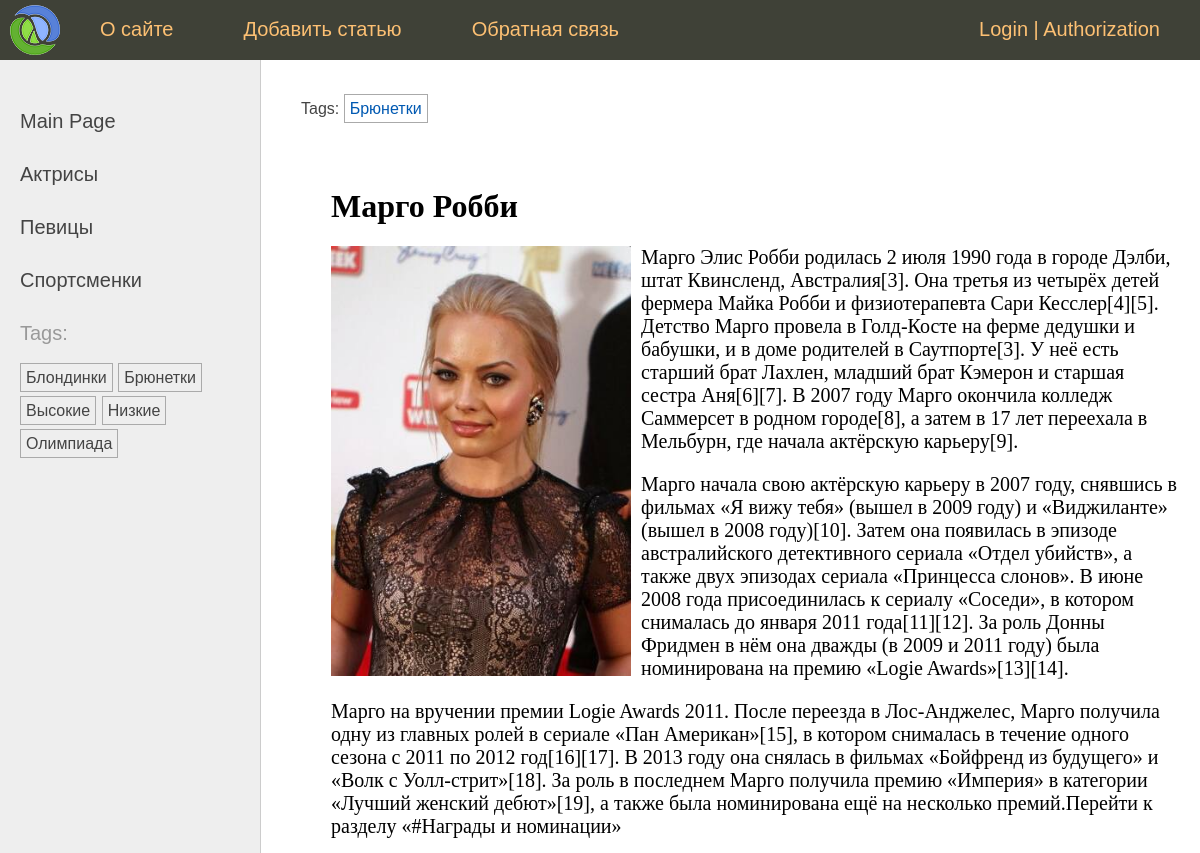
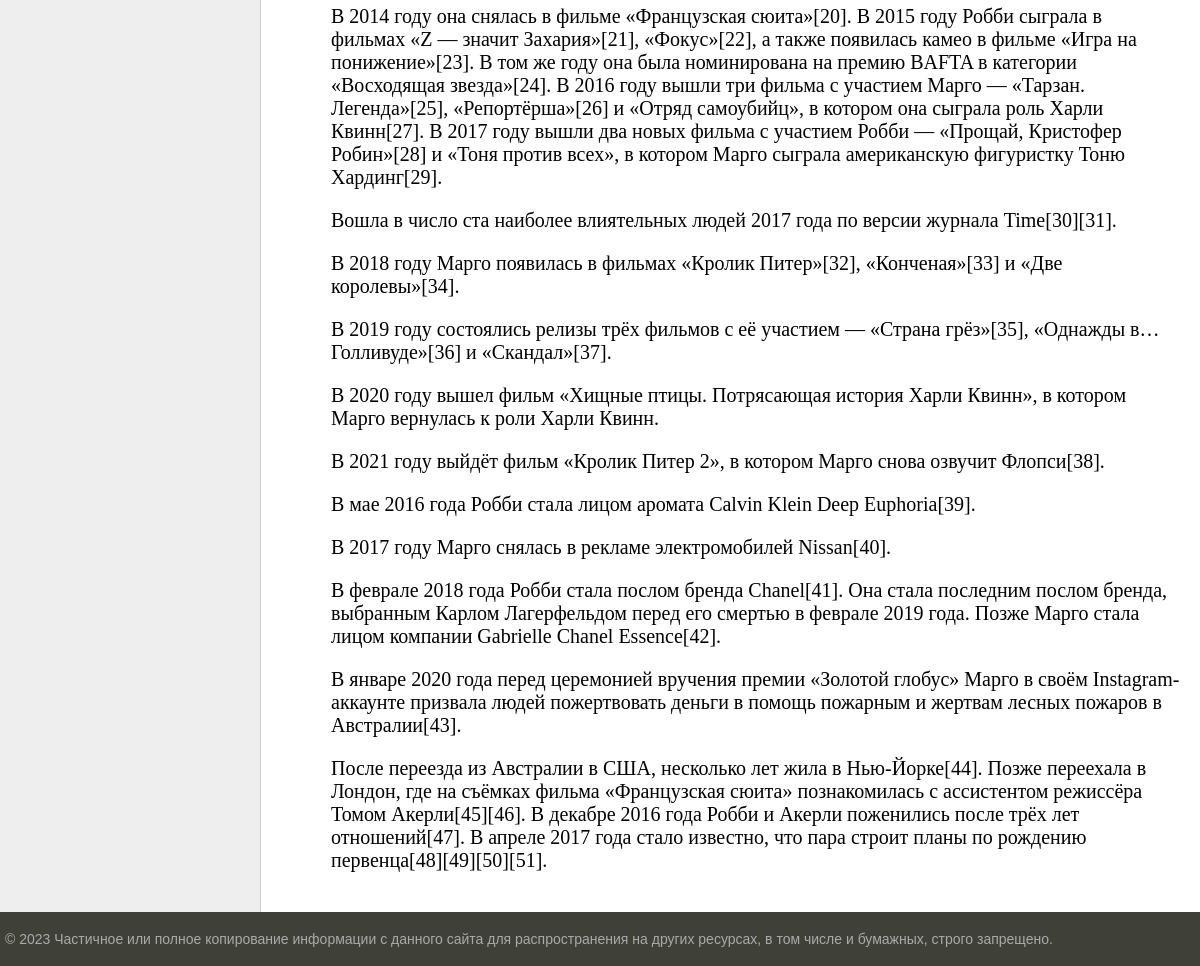
The page /post/margo-robbi/ on the database its author committed (2 pictures, top to bottom).
### man/models.py (models this page shows, shortened)
class Category(models.Model):
    name = models.CharField(max_length=100, db_index=True, verbose_name='category')
    slug = models.SlugField(max_length=255, unique=True, db_index=True)
    class Meta:
        verbose_name = 'CATEGORY'
        verbose_name_plural = 'CATEGORIES'
    def get_absolute_url(self):
        return reverse('category', kwargs={'cat_slug': self.slug})

class TagPost(models.Model):
    tag = models.CharField(max_length=100, db_index=True)
    slug = models.SlugField(max_length=255, unique=True, db_index=True)
    def get_absolute_url(self):
        return reverse('tag', kwargs={'tag_slug': self.slug})

class Man(models.Model):
    class Status(models.IntegerChoices):
        DRAFT = 0, 'Chernovik'
        PUBLISHED = 1, 'Opublikovano'
    title = models.CharField(max_length=255, verbose_name='TITLE')
    slug = models.SlugField(max_length=255, unique=True, db_index=True,
                            validators=[
                               MinLengthValidator(5, message='Minimum 5 simbols'),
                               MaxLengthValidator(100, message='Maximum 100 simbols'),
                            ])
    photo = models.ImageField(upload_to='photos/%Y/%m/%d/', default=None, blank=True, null=True, verbose_name='photka')
    content = models.TextField(blank=True)
    time_create = models.DateTimeField(auto_now_add=True, verbose_name='DATE CREATED')
    time_update = models.DateTimeField(auto_now=True)
    is_active = models.BooleanField(choices=tuple(map(lambda x: (bool(x[0]), x[1]), Status.choices)), default=Status.DRAFT, verbose_name='STATUS')
    cat = models.ForeignKey('Category', on_delete=models.PROTECT, related_name='posts')
    tags = models.ManyToManyField('TagPost', blank=True, related_name='tags')
    husband = models.OneToOneField('Husband', on_delete=models.SET_NULL, null=True, blank=True, related_name='wuman')
    author = models.ForeignKey(get_user_model(), on_delete=models.SET_NULL, related_name='posts', null=True, default=None)
    objects = models.Manager()
    published = PublishedManager()
    class Meta:
        verbose_name = 'Popular Mans'
        verbose_name_plural = 'Popular Mans'
        ordering = ['-time_create']
        indexes = [
            models.Index(fields=['-time_create'])
        ]

### man/views.py (the view)
# urls.py: path('post/<slug:post_slug>/', views.ShowPost.as_view(), name='post'),
class ShowPost(DataMixin, DetailView):
    template_name = 'man/post.html'
    slug_url_kwarg = 'post_slug'
    context_object_name = 'post'
    def get_context_data(self, **kwargs):
        context = super().get_context_data(**kwargs)
        return self.get_mixin_context(context, title=context['post'].title)
    def get_object(self, queryset=None):
        return get_object_or_404(Man.published, slug=self.kwargs[self.slug_url_kwarg])

### man/models.py (called while the page is built)
    def get_queryset(self):
        return super().get_queryset().filter(is_active=Man.Status.PUBLISHED)

### man/templatetags/man_tags.py (called while the page is built)
@register.inclusion_tag('man/list_categories.html')
def show_categories(cat_selected=0):
    cats = Category.objects.annotate(total=Count("posts")).filter(total__gt=0)
    return {'cats': cats, 'cat_selected': cat_selected}

@register.inclusion_tag('man/list_tags.html')
def show_all_tags():
    return {'tags': TagPost.objects.annotate(total=Count("tags")).filter(total__gt=0)}

### man/utils.py (called while the page is built)
    def get_mixin_context(self, context, **kwargs):
        context['cat_selected'] = None
        context.update(kwargs)
        return context

### users/context_processors.py (called while the page is built)
def get_man_context(request):
    return {'mainmenu': menu}

### man/templates/man/post.html (shortened to what this page needs)
{% extends 'base.html' %}
{% block breadcrumbs %}
{% with post.tags.all as tags %}
{% if tags %}
<ul class="tags-list">
    <li>Tags:</li>
    {% for t in tags %}
    <li><a href="{{t.get_absolute_url}}">{{t.tag}}</a></li>
    {% endfor %}
</ul>
{% endif %}
{% endwith %}
{% endblock %}
{% block content %}
<h1>{{post.title}}</h1>
{% if post.photo %}
<p><img class="img-article-left" src="{{post.photo.url}}"></p>
{% endif %}
{{post.content|linebreaks}}
{% endblock %}

### templates/base.html (shortened to what this page needs)
{% load static %}
{% load man_tags %}
<!DOCTYPE html>
<html>
<head>
	<link type="text/css" href="{% static 'man/css/styles.css' %}" rel="stylesheet" />
</head>
<body>
<table class="table-page" border=0 cellpadding="0" cellspacing="0">
<tr><td valign=top>
{% block mainmenu %}
		<div class="header">
			<ul id="mainmenu" class="mainmenu">
			<li class="logo"><a href="{% url 'home' %}"><div class="logo"></div></a></li>
{% for m in mainmenu %}
	<li><a href="{% url m.url_name %}">{{m.title}}</a></li>
{% endfor %}
{% if user.is_authenticated %}
				<li class="last"><a href="{% url 'users:profile' %}">{{ user.username }}</a> | <a href="{%url 'users:logout' %}">Logout</a></li>
{% else %}
	<li class="last"><a href="{% url 'users:login' %}">Login</a> | <a href="{% url 'users:register' %}">Authorization</a></li>
{% endif %}
			</ul>
		</div>
{% endblock mainmenu %}
<table class="table-content" border=0 cellpadding="0" cellspacing="0">
<tr>
	<td valign="top" class="left-chapters">
	<ul id="leftchapters">
		{% if cat_selected == 0 %}
		<li class="selected">Main Page</li>
		{% else %}
		<li><a href="{% url 'home' %}">Main Page</a></li>
		{% endif %}
		{% show_categories cat_selected %}
		<li>{% show_all_tags %}</li>
	</ul>
</td>
<td valign="top" class="content">
	{% block breadcrumbs %}
	{% endblock %}
	<div class="content-text">
{% block content %}
{% endblock %}
	</div>
</td></tr></table>
</td></tr>
<tr><td valign=top>
	<div id="footer">
		<p>&copy; 2023 Частичное или полное копирование информации с данного сайта для распространения на других ресурсах, в том числе и бумажных, строго запрещено.</p>
	</div>
</td></tr></table>
</body>
</html>

### man/templates/man/list_categories.html
{% for cat in cats %}
{% if cat.id == cat_selected %}
<li class="selected">{{cat.name}}</li>
{% else %}
<li><a href="{{ cat.get_absolute_url }}">{{cat.name}}</a></li>
{% endif %}
{% endfor %}

### man/templates/man/list_tags.html
{% if tags %}
    <p>Tags:</p>
    <ul class="tags-list">
        {% for t in tags %}
        <li><a href="{{t.get_absolute_url}}">{{t.tag}}</a></li>
        {% endfor %}
    </ul>
{% endif %}

### man/static/man/css/styles.css (style rules this page uses)
html, body { font-family: 'Arial'; margin: 0; padding: 0; height: 100%; width: 100%; color: #444; }
a { color: #0059b2; text-decoration: none; }
img { max-width: 600px; height: auto; }
img.img-article-left { max-width: 300px; height: auto; float: left; padding: 0 10px 10px 0; }
.table-page { width: 100%; height: 100%; vertical-align: top; }
.table-page tr { height: 100%; }
.header { background: #3F4137; height: 60px; }
.logo { background: url('../images/logo.png') no-repeat 10px 5px; width: 70px; height: 60px; }
ul.mainmenu { list-style: none; margin: 0; padding: 0; height: 60px; color: #fdc073; font-size: 20px; overflow: hidden; }
ul.mainmenu li { float: left; margin: 18px 40px 0 30px; }
ul.mainmenu li.logo { margin: 0; }
ul.mainmenu li.last { float: right; }
ul.mainmenu li a { color: #fdc073; text-decoration: none; }
.table-content { width: 100%; min-height: 100%; height: 100%; }
.left-chapters { margin: 0; background: #eee; border-right: 1px solid #ccc; }
.left-chapters ul { width: 230px; margin: 0; padding: 20px 10px 10px 20px; list-style: none; font-size: 20px; }
.left-chapters ul li { margin: 30px 0 0 0; color: #999; }
.left-chapters ul li a { color: #444; text-decoration: none; }
ul.tags-list { width: 100%; margin: 0; padding: 0; list-style: none; }
ul.tags-list li { margin: 0; padding: 0 0 10px; display: inline-block; }
ul.tags-list li a { padding: 5px; font-size: 16px; border: 1px solid #aaa; }
.content { padding: 40px 20px 20px 40px; width: 100%; box-sizing: border-box; }
.content-text { margin: 60px 0 0 30px; color: #000; font-size: 20px; font-family: Yandex Sans Display Light; }
.content-text h1 { font-size: 32px; }
#footer { box-sizing: border-box; background: #3F4137; padding: 5px; color: #aaa; font-size: 14px; font-family: Verdana, Geneva, Arial, Helvetica; text-align: left; overflow: hidden; }

### rows shown on the page
Category: name "Актрисы"
Category: name "Певицы"
Category: name "Спортсменки"
TagPost: tag "Блондинки"
TagPost: tag "Брюнетки"
TagPost: tag "Высокие"
TagPost: tag "Низкие"
TagPost: tag "Олимпиада"
Man: title "Марго Робби", photo (picture), content "Марго Элис Робби родилась 2 июля 1990 года в городе Дэлби, штат Квинсленд, Австралия[3]. Она третья из четырёх детей фермера Майка Робби и физиотерапевта Сари Кесслер[4][5]. Детство Марго провела в Голд-Косте на ферме дедушки и бабушки, и в доме родителей в Саутпорте[3]. У неё есть старший брат Лахлен, младший брат Кэмерон и старшая сестра Аня[6][7]. В 2007 году Марго окончила колледж Саммерсет в родном городе[8], а затем в 17 лет переехала в Мельбурн, где начала актёрскую карьеру[9]. Марго начала свою актёрскую карьеру в 2007 году, снявшись в фильмах «Я вижу тебя» (вышел в 2009 году) и «Виджиланте» (вышел в 2008 году)[10]. Затем она появилась в эпизоде австралийского детективного сериала…"

### other values the page prints
{{ m.title }} "О сайте" "Добавить статью" "Обратная связь"
